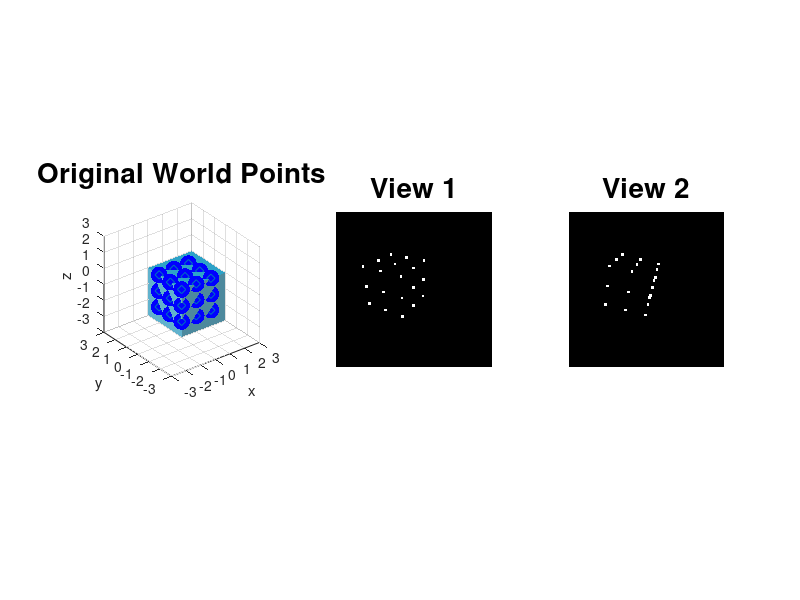

This figure's MATLAB source: (Note: this script raises an error after producing the figure.)
clear all; close all; clc;
%% Definitions
rng(1);
L = 300;
I1 = zeros(L,L);
noiseCoef = 3;
f=L;
u0 = L/2;
v0 = L/2;

K = [f 0 u0;
    0 f v0;
    0 0 1];

DEG_TO_RAD = pi/180;

%% World Coordinates
P_W=[0	2	0	1;
    0	1	0	1;
    0	0	0	1;
    0	2	-1	1;
    0	1	-1	1;
    0	0	-1	1;
    0	2	-2	1;
    0	1	-2	1;
    0	0	-2	1;
    1	0	0	1;
    2	0	0	1;
    1	0	-1	1;
    2	0	-1	1;
    1	0	-2	1;
    2	0	-2	1;
    1	1	0	1;
    2	1	0	1;
    1	2	0	1;
    2	2	0	1];

P_W = P_W';
NPTS = size(P_W,2); %Number of points

%% Visualization   
figure;
subplot(1,3,1)
wally = meshgrid(0:0.1:3); 
wallz = meshgrid(-3:0.1:0); 
wallx = 0*ones(size(wallz,1));
surf(wallx, wally, wallz','FaceColor',(1/255)*[97 178 205],'EdgeColor','none') 
hold on
wallx = meshgrid(0:0.1:3); 
wallz = meshgrid(-3:0.1:0); 
wally = 0*ones(size(wallz,1));
surf(wallx, wally, wallz','FaceColor',(1/255)*[77 137 157],'EdgeColor','none')
wallx = meshgrid(0:0.1:3); 
wally = meshgrid(0:0.1:3); 
wallz = zeros(size(wally,1));
surf(wallx, wally', wallz,'FaceColor',(1/255)*[45 162 200],'EdgeColor','none')
plot3(P_W(1,:),P_W(2,:),P_W(3,:),'b.','MarkerSize',36);
axis equal;
grid on
axis vis3d;
axis([-3 3 -3 3 -3 3])
xlabel('x')
ylabel('y')
zlabel('z')
plot3(P_W(1,:),P_W(2,:),P_W(3,:),'d');
title('Original World Points','FontSize',20)

%% Camera Transformation for View 1
ax = 120 * DEG_TO_RAD;
ay = 0 *DEG_TO_RAD;
az = 60 * DEG_TO_RAD;

Rx = [1 0 0;
      0 cos(ax) -sin(ax);
      0 sin(ax) cos(ax)];
Ry = [cos(ay)  0  sin(ay);
           0   1     0;
      -sin(ay) 0  cos(ay)];
Rz = [cos(az) -sin(az) 0;
      sin(az) cos(az)  0;
      0          0     1];
  
Rc1 = Rx*Ry*Rz;
Tc1 = [0;0;5];
M = [Rc1 Tc1];

p1 = K*(M * P_W);

noise1 = noiseCoef*rand(3,NPTS)-(noiseCoef/2);
noise1(3,:)=1;
p1 = p1 + noise1;

u1(1,:) = p1(1,:) ./ p1(3,:);
u1(2,:) = p1(2,:) ./ p1(3,:);
u1(3,:) = p1(3,:) ./ p1(3,:);

for i=1:length(u1)
    x = round(u1(1,i)); y=round(u1(2,i));
    I1(y-2:y+2, x-2:x+2) = 255;
end

subplot(1,3,2), imshow(I1, []), title('View 1', 'FontSize',20);

%% Camera Transformation for View 2

ax = 0 * DEG_TO_RAD;
ay = -25 *DEG_TO_RAD;
az = 0 * DEG_TO_RAD;

Rx = [1 0 0;
      0 cos(ax) -sin(ax);
      0 sin(ax) cos(ax)];
Ry = [cos(ay)  0  sin(ay);
           0   1     0;
      -sin(ay) 0  cos(ay)];
Rz = [cos(az) -sin(az) 0;
      sin(az) cos(az)  0;
      0          0     1];

Rc2c1 = Rx*Ry*Rz;

Tc2c1 = [3;0;1];
Hc1 = [Rc1 Tc1; 0 0 0 1];
Hc2c1 = [Rc2c1 Tc2c1; 0 0 0 1];
Hc2 = Hc2c1*Hc1;

Rc2 = Hc2(1:3,1:3);
Tc2 = Hc2(1:3,4);

M = [Rc2 Tc2];

I2 = zeros(L,L);
p2 = K*(M*P_W);

noise2 = noiseCoef*rand(3,NPTS)-(noiseCoef/2);
noise2(3,:)=1;
p2 = p2 + noise2;

u2(1,:) = p2(1,:) ./ p2(3,:);
u2(2,:) = p2(2,:) ./ p2(3,:);
u2(3,:) = p2(3,:) ./ p2(3,:);

for i=1:length(u2)
    x = round(u2(1,i)); y=round(u2(2,i));
    I2(y-2:y+2, x-2:x+2) = 255;
end

subplot(1,3,3), imshow(I2, []), title('View 2', 'FontSize',20);

t = Tc2c1;
T_skew = [0 -t(3) t(2); t(3) 0 -t(1); -t(2) t(1) 0];
Etrue = T_skew*Rc2c1;

%% Conversion of pixel points
p1 = inv(K)*u1;
p2 = inv(K)*u2;

%% Estimated variables in Lab#8
E = [0.0019 -0.3304 0.0018; 
    -0.1104 0.0027 -0.9939;
    -0.0045 0.9438 0.0040];

R = [0.9016 0.0030 -0.4325;
    -0.0019 1.000 0.0029;
    0.4326 -0.0018 0.9016];

T = [0.9438; 0.0030; 0.3304];
%% Lab#9 Assignment starts here.



M = zeros(57,20);


for i= 1:1:19
    
        x2skew = skew(p2(:,i));
        element = x2skew*R*p1(:,i);
         
            M(3*i-2,i) = element(1);
            M(3*i-1,i) = element(2);
            M(3*i,i) = element(3);
               
end

for a = 1:1:19
   x2skew = skew(p2(:,a));
   element2 = x2skew*T;
   M(3*a-2,20) = element2(1);
   M(3*a-1,20) = element2(2);
   M(3*a,20) = element2(3);           
end

[U,S,V] = svd(M'*M);
lambda = V(:,end);

points = zeros(3,19);

EstimatedGamma = lambda(end);
Gamma = Tc2c1./T;

Gamma1 = Gamma(1);
Gamma3 = Gamma(3);

k1 = Gamma1/EstimatedGamma;
k3 = Gamma3/EstimatedGamma;
k2 = (Gamma1+Gamma3)/(2*EstimatedGamma);
disp(k1);
disp(k3);
disp(k2);

lambda1 = lambda*k1;
lambda3 = lambda*k3;
lambda2 = lambda*k2;

for b=1:1:19
    points(:,b)=lambda3(b)*p1(:,b);
end

points = [points; ones(1,19)];

e = inv(Hc1)*points;

err = zeros(3,19);
for i=1:1:3
    for j=1:1:19
        err(i,j) = (P_W(i,j) - e(i,j))^2;
    end
end

ssd = sum(sum(err));
disp(ssd);

%% Plot the 3D points
figure
subplot(1,2,1)
plot3(P_W(1,:),P_W(2,:),P_W(3,:),'b.','MarkerSize',36)
axis equal
grid on
axis vis3d
xlabel('X')
ylabel('Y')
zlabel('Z')
title('Original World Points')

 subplot(1,2,2)
% Plot your reconstructed world points here.
% title('Reconstructed World Points (Up to scale)')

plot3(e(1,:),e(2,:),e(3,:),'r.','MarkerSize',36)
axis equal
grid on
axis vis3d
xlabel('X')
ylabel('Y')
zlabel('Z')
title('Reconstructed World Points (Up to scale)')
